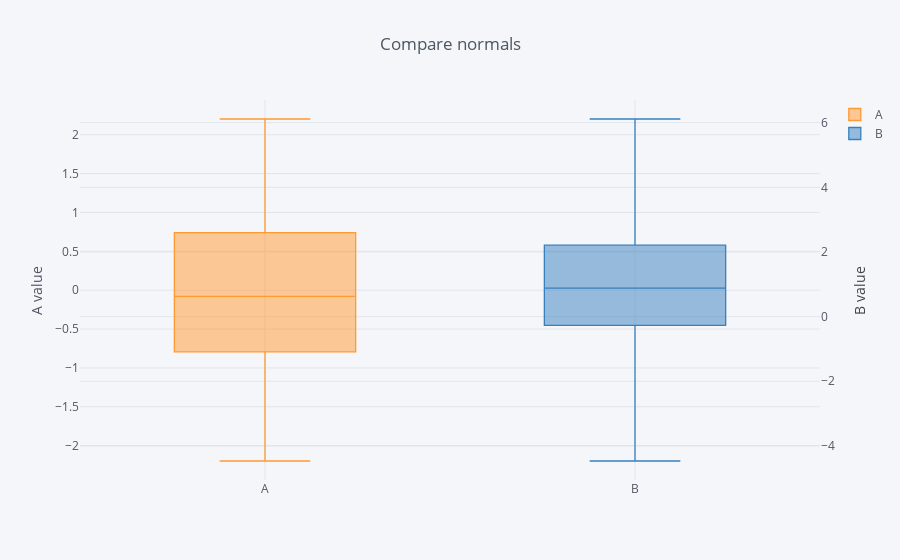

Notebook code for this chart:
### Code cell
df_2[['A','B']].iplot(
    yTitle='A value', 
    secondary_y ='B',
    secondary_y_title='B value',
    kind='box',
    title='Compare normals')
